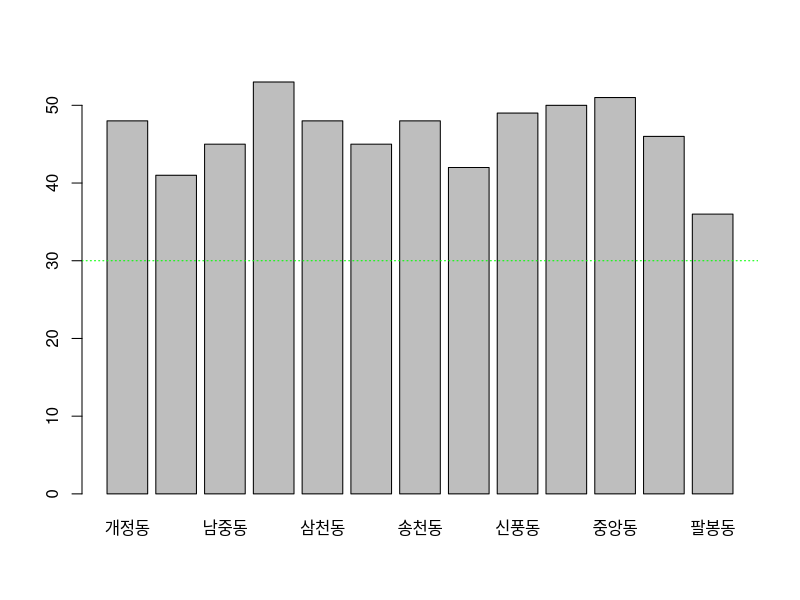
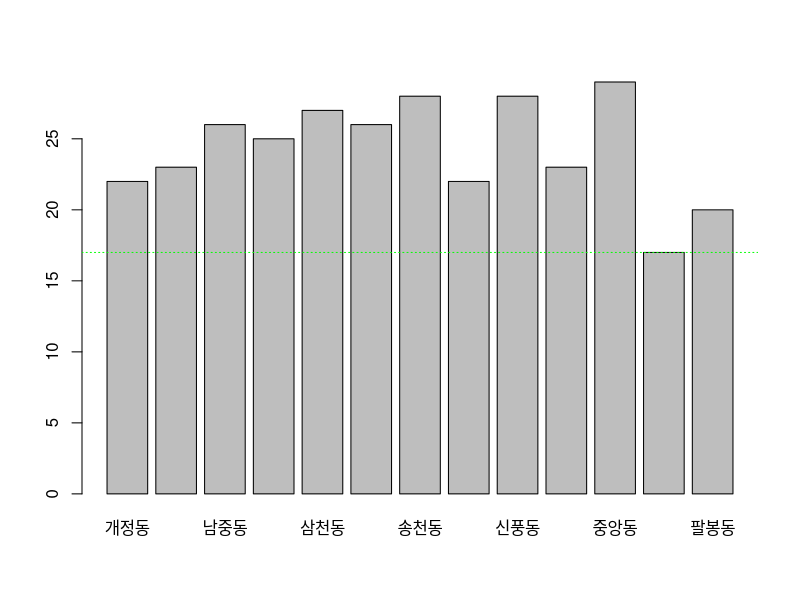

These figures' R source, in order:
getwd()
setwd("/Users/hwangseoyeon/Desktop/Final")
getwd()

library(readr)
data_air <- read_csv("data_air.csv")
View(data_air)

library(readr)
PM2_5 <- read_csv("PM2.5.csv")
View(PM2_5)

library(readr)
PM10 <- read_csv("PM10.csv")
View(PM10)

#특정 데이터 추출 (지역별 )
f1 = subset(data_air,시군별=='전주');f1
f2 = subset(data_air,시군별=='군산');f2
f3 = subset(data_air,시군별=='익산');f3
f4 = subset(data_air,시군별=='정읍');f4

#미세먼지 평균
Pm10_1=sum(f1$`미세먼지`);Pm10_1 = Pm10_1/5; Pm10_1
Pm10_2=sum(f2$`미세먼지`);Pm10_2 = Pm10_2/3; Pm10_2
Pm10_3=sum(f3$`미세먼지`);Pm10_3 = Pm10_3/3; Pm10_3
Pm10_4=sum(f4$`미세먼지`);Pm10_4 = Pm10_4/2; Pm10_4

#초미세먼지 평균 
Pm2_5_1=sum(f1$`초미세먼지`);Pm2_5_1 = round(Pm2_5_1/5); Pm2_5_1
Pm2_5_2=sum(f2$`초미세먼지`);Pm2_5_2 = round(Pm2_5_2/3); Pm2_5_2
Pm2_5_3=sum(f3$`초미세먼지`);Pm2_5_3 = round(Pm2_5_3/3); Pm2_5_3
Pm2_5_4=sum(f4$`초미세먼지`);Pm2_5_4 = round(Pm2_5_4/2); Pm2_5_4

지역 = c('전주','군산','익산','정읍')
미세먼지 = c(Pm10_1,Pm10_2,Pm10_3,Pm10_4)
초미세먼지 = c(Pm2_5_1,Pm2_5_2,Pm2_5_3,Pm2_5_4)

미세먼지_df = data.frame(지역,미세먼지);미세먼지_df
미세먼지_df_new= merge(미세먼지_df,PM10,by=c('미세먼지'));미세먼지_df_new
미세먼지_f = as.data.frame(미세먼지_df_new) ;미세먼지_f

초미세먼지_df = data.frame(지역,초미세먼지);초미세먼지_df
초미세먼지_df_new= merge(초미세먼지_df,PM2_5,by=c('초미세먼지'))
초미세먼지_df_new
초미세먼지_f = as.data.frame(초미세먼지_df_new) ;초미세먼지_f

final_df = merge(미세먼지_f,초미세먼지_f,by=c("지역"))
final_df=as.data.frame(final_df);final_df

#데이터 분석(막대그래프)
f1_city = as.vector(data_air$측정지역); f1_city
f1_PM10 = as.vector(data_air$미세먼지); f1_PM10
f1_PM2_5 = as.vector(data_air$초미세먼지); f1_PM2_5 

b1 = barplot(f1_PM10,names.arg=c('개정동','금암동','남중동','모현동','삼천동',
                             '소룡동','송천동','신태인','신풍동','연지동',
                             '중앙동','팔복동','팔봉동'));b1
abline(h=30,col="green",lty=3) #보통 선 
b2 = barplot(f1_PM2_5,names.arg=c('개정동','금암동','남중동','모현동','삼천동',
                                 '소룡동','송천동','신태인','신풍동','연지동',
                                 '중앙동','팔복동','팔봉동'));b2
abline(h=17,col="green",lty=3) # 보통 선

